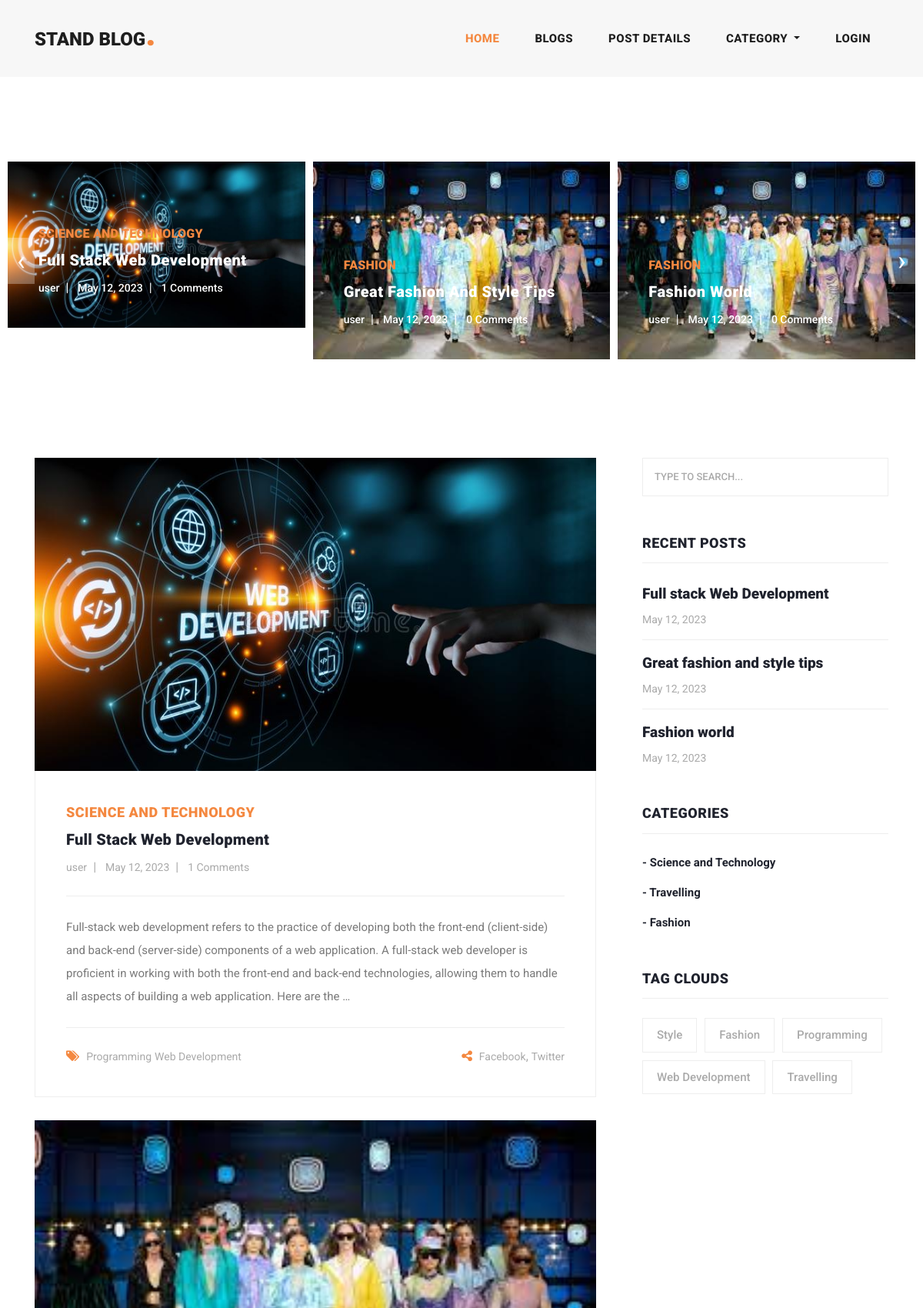
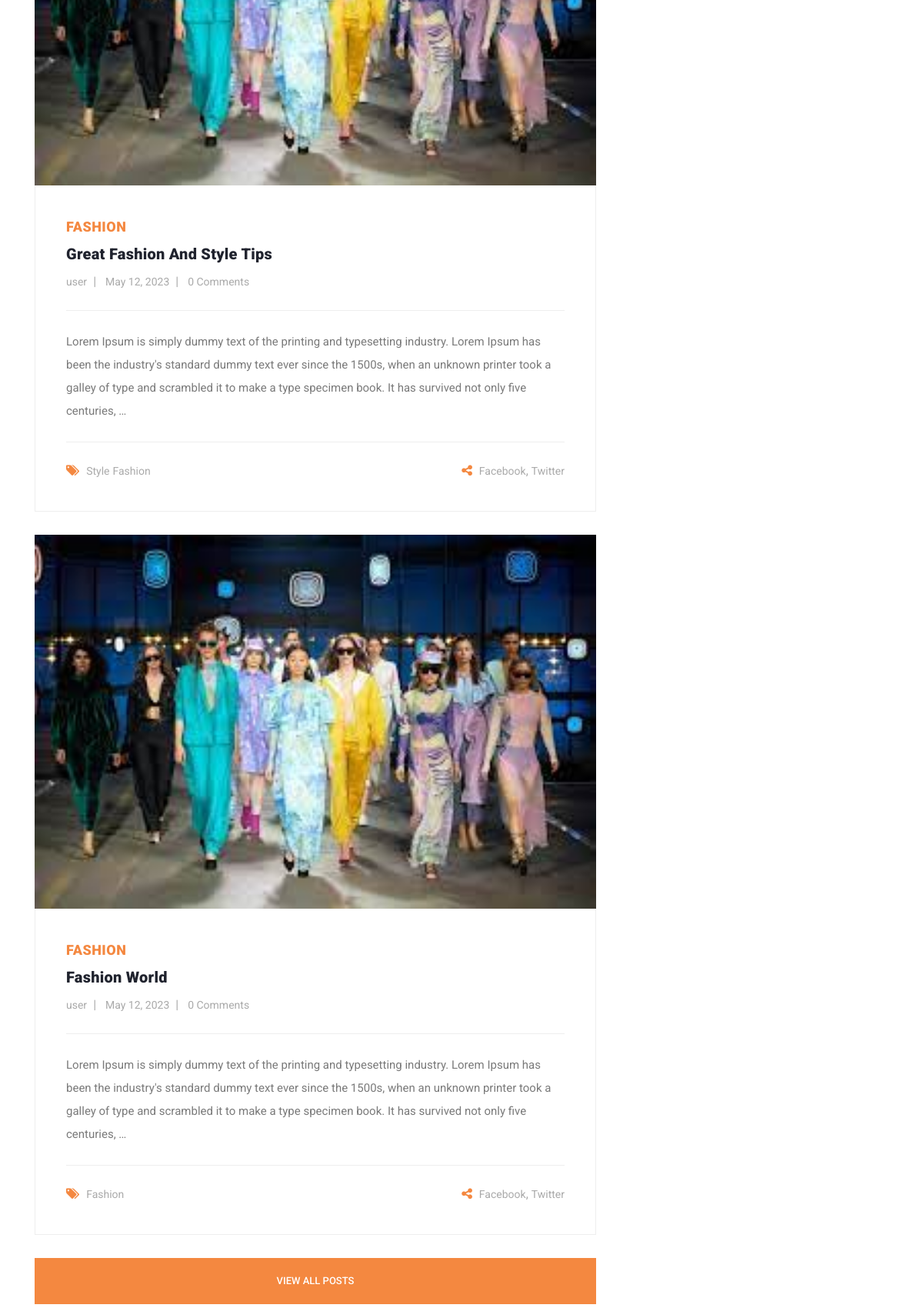
The page / (upper part) on the database its author committed (2 pictures, top to bottom).
### blog/models.py (models this page shows, shortened)
class Blog(models.Model):
    user = models.ForeignKey(User, related_name="user_blogs",on_delete=models.CASCADE)
    category = models.ForeignKey(Category,related_name="category_blogs",on_delete=models.CASCADE)
    tags = models.ManyToManyField(Tag,related_name="tag_blogs",blank=True)
    likes = models.ManyToManyField(User,related_name="user_likes", blank=True)
    title = models.CharField(max_length=140)
    slug = models.SlugField(null=True,blank=True)
    blog_image = models.ImageField(upload_to="blog_images")
    description = models.TextField()
    created = models.DateField(auto_now_add=True)

class Category(models.Model):
    title = models.CharField(max_length=150,unique=True)
    slug = models.SlugField(null=True,blank=True)
    created = models.DateField(auto_now_add=True)
    def __str__(self) -> str:
        return self.title

class Tag(models.Model):
    title = models.CharField(max_length=150)
    slug = models.SlugField(null=True,blank=True)
    created = models.DateField(auto_now_add=True)

### user/models.py (models this page shows, shortened)
class User(AbstractUser):
    email = models.EmailField(
        max_length=150,
        unique=True,
        error_messages={
            "unique": "The email must be unique"
        }
    )
    profile_image = models.ImageField(
        null=True,
        blank=True,
        upload_to="profile_images"
    )
    REQUIRED_FIELDS = ["email"]
    objects = CustomUserManager()

### blog/views.py (the view)
# urls.py: path('',home,name='home'),
def home(request):
    blogs = Blog.objects.order_by('-created')
    tags = Tag.objects.order_by('-created')
    context = {"blogs": blogs,"tags": tags}
    return render(request,'home.html',context)

### blog/context_processors.py (called while the page is built)
def get_all_categories(request):
    categories = Category.objects.all()
    context = {
        "categories": categories
    }
    return context

### templates/home.html (shortened to what this page needs)
{% extends 'main.html' %}
{% load static %}
{% block content %}
{% include 'banner.html' %}
<section class="blog-posts">
    <div class="container">
      <div class="row">
        <div class="col-lg-8">
          <div class="all-blog-posts">
            <div class="row">
            {% for blog in blogs|slice:"3" %}
              <div class="col-lg-12">
                <div class="blog-post">
                  <div class="blog-thumb">
                    <img src="{{blog.blog_image.url}}" alt="">
                  </div>
                  <div class="down-content">
                    <span>{{blog.category}}</span>
                    <a href=""><h4>{{blog.title}}</h4></a>
                    <ul class="post-info">
                      <li><a href="#">{{blog.user.username}}</a></li>
                      <li><a href="#">{{blog.created}}</a></li>
                      <li><a href="#">{{blog.blog_comments.all.count}} Comments</a></li>
                    </ul>
                    <p>{{blog.description|truncatewords:50}}</p>
                    <div class="post-options">
                      <div class="row">
                        <div class="col-6">
                          <ul class="post-tags">
                          <li><i class="fa fa-tags"></i></li>
                          {% if blog.tags.all.count > 0 %}
                          {% for tag in blog.tags.all %}
                          <li><a href="">{{tag.title}}</a></li>
                          {% endfor %}
                          {% else %}
                          None
                          {% endif %}
                          </ul>
                        </div>
                        <div class="col-6">
                          <ul class="post-share">
                            <li><i class="fa fa-share-alt"></i></li>
                            <li><a href="#">Facebook</a>,</li>
                            <li><a href="#"> Twitter</a></li>
                          </ul>
                        </div>
                      </div>
                    </div>
                  </div>
                </div>
              </div>
            {% endfor %}
            <div class="col-lg-12">
              <div class="main-button">
                <a href="{% url 'blogs' %}">View All Posts</a>
              </div>
            </div>
            </div>
          </div>
        </div>
        {% include 'sidebar.html' %}
      </div>
    </div>
  </section>
{% endblock content %}

### templates/banner.html
 {% load static %}
 <div class="main-banner header-text">
    <div class="container-fluid">
      <div class="owl-banner owl-carousel">
      {% for blog in blogs|slice:"6" %}
        <div class="item">
          <img src="{{blog.blog_image.url}}" alt="">
          <div class="item-content">
            <div class="main-content">
              <div class="meta-category">
                <span>{{blog.category}}</span>
              </div>
              <a href=""><h4>{{blog.title}}</h4></a>
              <ul class="post-info">
                <li><a href="#">{{blog.user.username}}</a></li>
                <li><a href="#">{{blog.created}}</a></li>
                <li><a href="#">{{blog.blog_comments.all.count}} Comments</a></li>
              </ul>
            </div>
          </div>
        </div>
      {% endfor %}
      </div>
    </div>
  </div>

### templates/sidebar.html
<div class="col-lg-4">
    <div class="sidebar">
      <div class="row">
        <div class="col-lg-12">
          <div class="sidebar-item search">
            <form id="search_form" name="gs" method="GET" action="#">
              <input type="text" name="q" class="searchText" placeholder="type to search..." autocomplete="on">
            </form>
          </div>
        </div>
        <div class="col-lg-12">
          <div class="sidebar-item recent-posts">
            <div class="sidebar-heading">
              <h2>Recent Posts</h2>
            </div>
            <div class="content">
              <ul>
                {% for blog in blogs|slice:"3" %}
                <li><a href="">
                  <h5>{{blog.title}}</h5>
                  <span>{{blog.created}}</span>
                </a></li>
                {% endfor %}
              </ul>
            </div>
          </div>
        </div>
        <div class="col-lg-12">
          <div class="sidebar-item categories">
            <div class="sidebar-heading">
              <h2>Categories</h2>
            </div>
            <div class="content">
              <ul>
                {% for category in categories %}
                <li><a href="{% url  'category_blogs' category.slug %}">- {{category.title}}</a></li>
                {% endfor %}
              </ul>
            </div>
          </div>
        </div>
        <div class="col-lg-12">
          <div class="sidebar-item tags">
            <div class="sidebar-heading">
              <h2>Tag Clouds</h2>
            </div>
            <div class="content">
              <ul>
                {% for tag in tags %}
                <li><a href="{% url 'tag_blogs' tag.slug %}">{{tag.title}}</a></li>
                {% endfor %}
              </ul>
            </div>
          </div>
        </div>
      </div>
    </div>
  </div>

### rows shown on the page
Blog: blog_image (picture), category "SCIENCE AND TECHNOLOGY", title "Full Stack Web Development", user.username "user", created "May 12, 2023", blog_comments.all.count "1", description "Full-stack web development refers to the practice of developing both the front-end (client-side) and back-end (server-side) components of a web application. A full-stack web developer is proficient in working with both the front-end and back-end technologies, allowing them to handle all aspects of building a web application. Here are the …", title "Full stack Web Development"
Blog: blog_image (picture), category "FASHION", title "Great Fashion And Style Tips", user.username "user", created "May 12, 2023", blog_comments.all.count "0", description "Lorem Ipsum is simply dummy text of the printing and typesetting industry. Lorem Ipsum has been the industry's standard dummy text ever since the 1500s, when an unknown printer took a galley of type and scrambled it to make a type specimen book. It has survived not only five centuries, …", title "Great fashion and style tips"
Blog: blog_image (picture), category "FASHION", title "Fashion World", user.username "user", created "May 12, 2023", blog_comments.all.count "0", description "Lorem Ipsum is simply dummy text of the printing and typesetting industry. Lorem Ipsum has been the industry's standard dummy text ever since the 1500s, when an unknown printer took a galley of type and scrambled it to make a type specimen book. It has survived not only five centuries, …", title "Fashion world"
Tag: title "Programming"
Tag: title "Web Development"
Tag: title "Style"
Tag: title "Fashion"
Category: title "Science and Technology"
Category: title "Travelling"
Category: title "Fashion"
Tag: title "Travelling"
